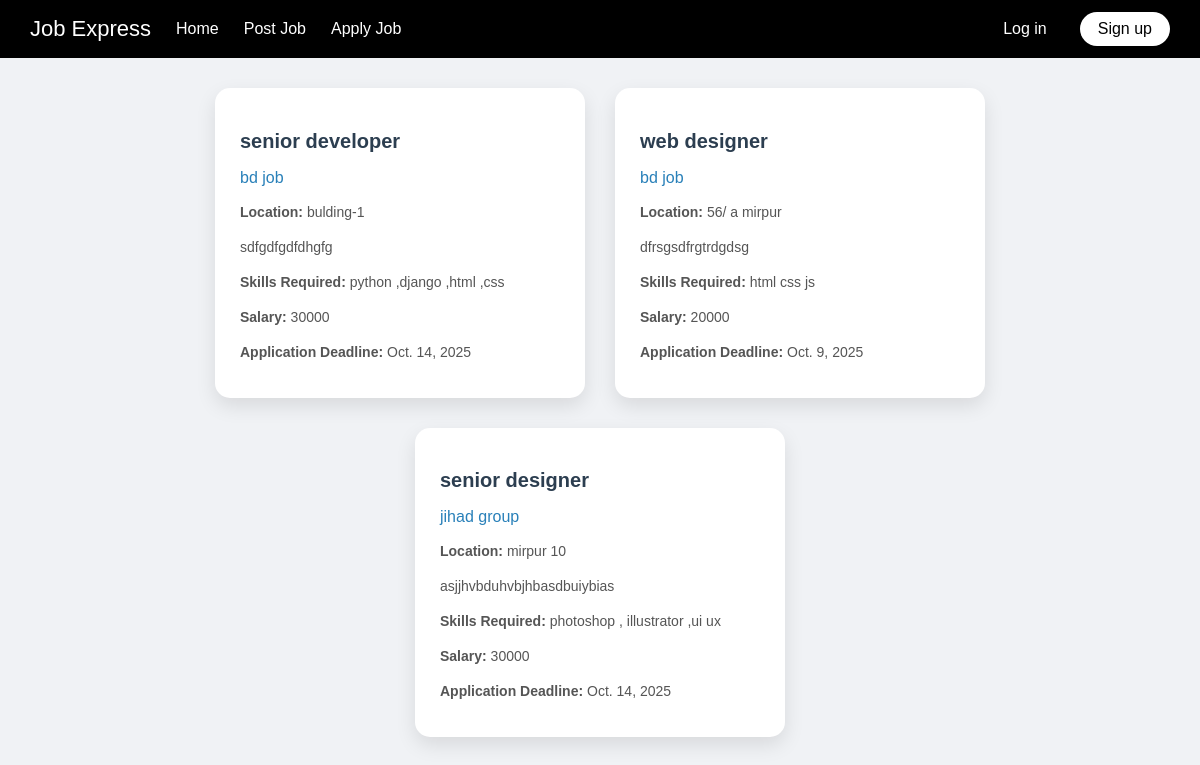
The page / on the database its author committed.
### blog_app/models.py (models this page shows, shortened)
class employeeModel(models.Model):
    job_title = models.CharField(max_length=200, null=True)
    company_name = models.CharField(max_length=200, null=True)
    location = models.CharField(max_length=200, null=True)
    description = models.TextField()
    skills_required = models.TextField()
    salary = models.CharField(max_length=100,null=True)
    application_deadline = models.DateField()

### blog_app/views.py (the view)
# urls.py: path('',homePage,name='homePage'),
def homePage(request):
    job_data=employeeModel.objects.all()
    return render(request,'master/base.html',{'job_data':job_data})

### template/master/base.html (shortened to what this page needs)
<!DOCTYPE html>
<html>
<head>
</head>
<body>
  {% include 'master/nav.html' %}
{% block body %}
<div class="job-container">
  {% for i in job_data %}
  <div class="job-card">
    <h2 class="job-title">{{ i.job_title }}</h2>
    <h3 class="company-name">{{ i.company_name }}</h3>
    <p class="location"><strong>Location:</strong> {{ i.location }}</p>
    <p class="description">{{ i.description }}</p>
    <p class="skills"><strong>Skills Required:</strong> {{ i.skills_required }}</p>
    <p class="salary"><strong>Salary:</strong> {{ i.salary }}</p>
    <p class="deadline"><strong>Application Deadline:</strong> {{ i.application_deadline }}</p>
  </div>
  {% endfor %}
</div>
{% endblock body %}
</body>
</html>

### template/master/nav.html (shortened to what this page needs)
<div class="navbar">
  <div class="nav-left">
    <div class="nav-logo"><a href="{% url 'homePage' %}">Job Express</a></div>
    <a href="{% url 'homePage' %}">Home</a>
    <a href="{% url 'jobPostPage' %}">Post Job</a>
    <a href="{% url 'applyJob' %}">Apply Job</a>
  </div>
  <div class="nav-right">
    {% if request.user.user_type %}
    <span>{{ request.user.username }} - {{ request.user.user_type }}</span>
      <a href="{% url 'changePassword' %}" class="login-btn">Change Password</a>
      <a href="{% url 'logoutPage' %}" class="login-btn">Logout</a>
    {% else %}
      <a href="{% url 'loginPage' %}" class="login-btn">Log in</a>
      <a href="{% url 'registerPage' %}" class="signup-btn">Sign up</a>
    {% endif %}
  </div>
</div>

### template/master/base.html (style rules this page uses)
body { margin: 0; padding: 0; font-family: "Poppins", sans-serif; background: #f0f2f5; }
.navbar { display: flex; justify-content: space-between; align-items: center; background-color: #000; padding: 12px 30px; color: white; flex-wrap: wrap; }
.nav-left { display: flex; align-items: center; gap: 25px; }
.nav-left a { color: white; text-decoration: none; font-weight: 500; transition: 0.3s; }
.nav-right { display: flex; align-items: center; gap: 15px; }
.nav-right a { text-decoration: none; padding: 8px 18px; border-radius: 25px; font-weight: 500; transition: 0.3s; }
.nav-right .login-btn { color: white; }
.nav-right .signup-btn { background-color: white; color: black; }
.nav-logo { font-size: 22px; font-weight: 700; }
.job-container { display: flex; flex-wrap: wrap; justify-content: center; gap: 30px; padding: 30px; }
.job-card { background: #fff; width: 320px; padding: 25px; border-radius: 15px; box-shadow: 0 8px 20px rgba(0,0,0,0.1); transition: transform 0.3s ease, box-shadow 0.3s ease; position: relative; overflow: hidden; }
.job-card::before { content: ""; position: absolute; top: 0; left: -75%; width: 50%; height: 100%; background: linear-gradient(120deg, rgba(255,255,255,0.2), rgba(255,255,255,0)); transform: skewX(-25deg); transition: 0.5s; }
.job-title { color: #2c3e50; font-size: 20px; margin-bottom: 6px; font-weight: 600; }
.company-name { color: #2980b9; font-size: 16px; margin-bottom: 15px; font-weight: 500; }
.location, .description, .skills, .salary, .deadline { color: #555; font-size: 14px; margin-bottom: 10px; line-height: 1.5; }

### rows shown on the page
employeeModel: job_title "senior developer", company_name "bd job", location "bulding-1", description "sdfgdfgdfdhgfg", skills_required "python ,django ,html ,css", salary "30000", application_deadline "Oct. 14, 2025"
employeeModel: job_title "web designer", company_name "bd job", location "56/ a mirpur", description "dfrsgsdfrgtrdgdsg", skills_required "html css js", salary "20000", application_deadline "Oct. 9, 2025"
employeeModel: job_title "senior designer", company_name "jihad group", location "mirpur 10", description "asjjhvbduhvbjhbasdbuiybias", skills_required "photoshop , illustrator ,ui ux", salary "30000", application_deadline "Oct. 14, 2025"
